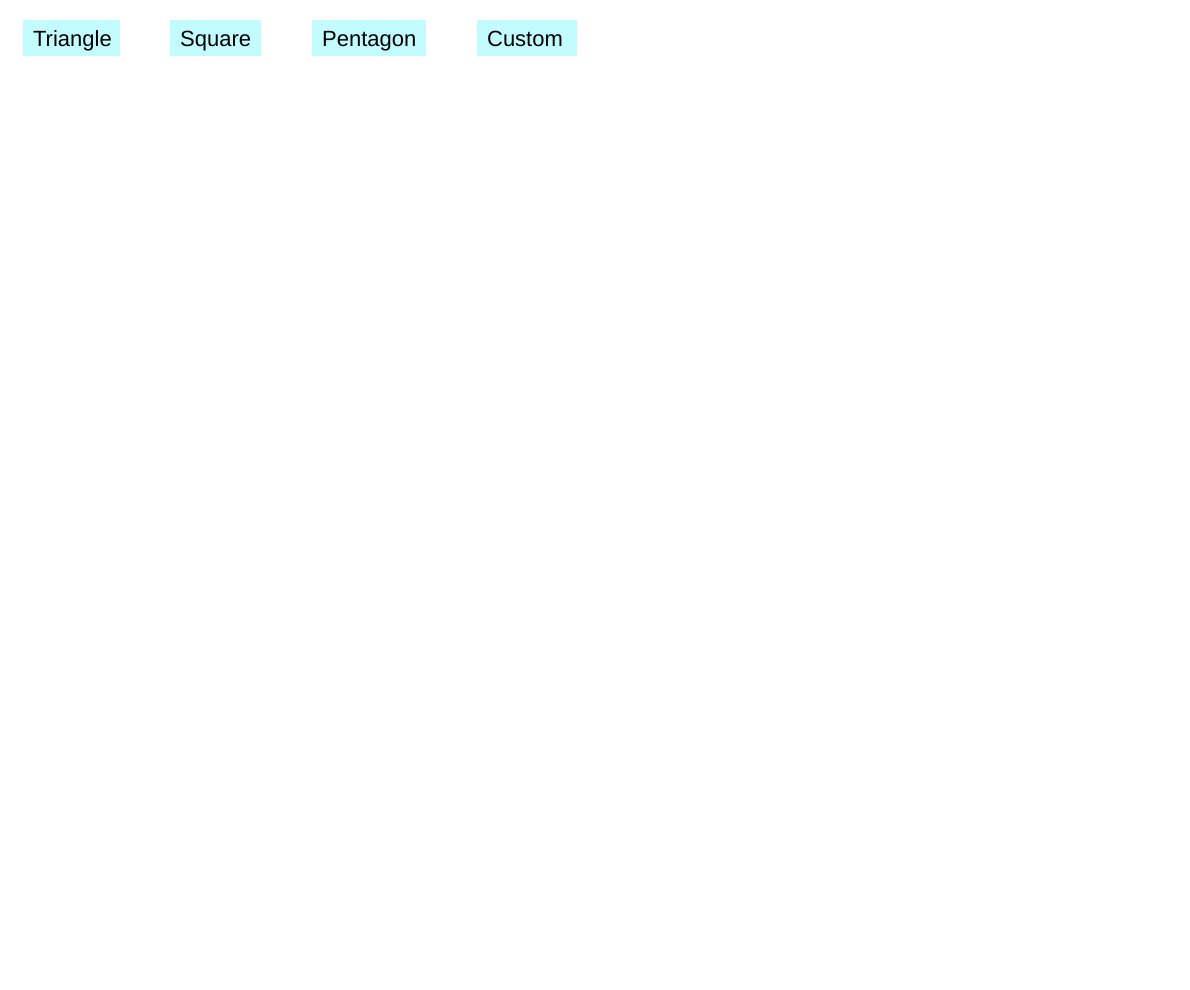
Frame 1 (no input)
Frame 60 (no input): identical to frame 1, image omitted
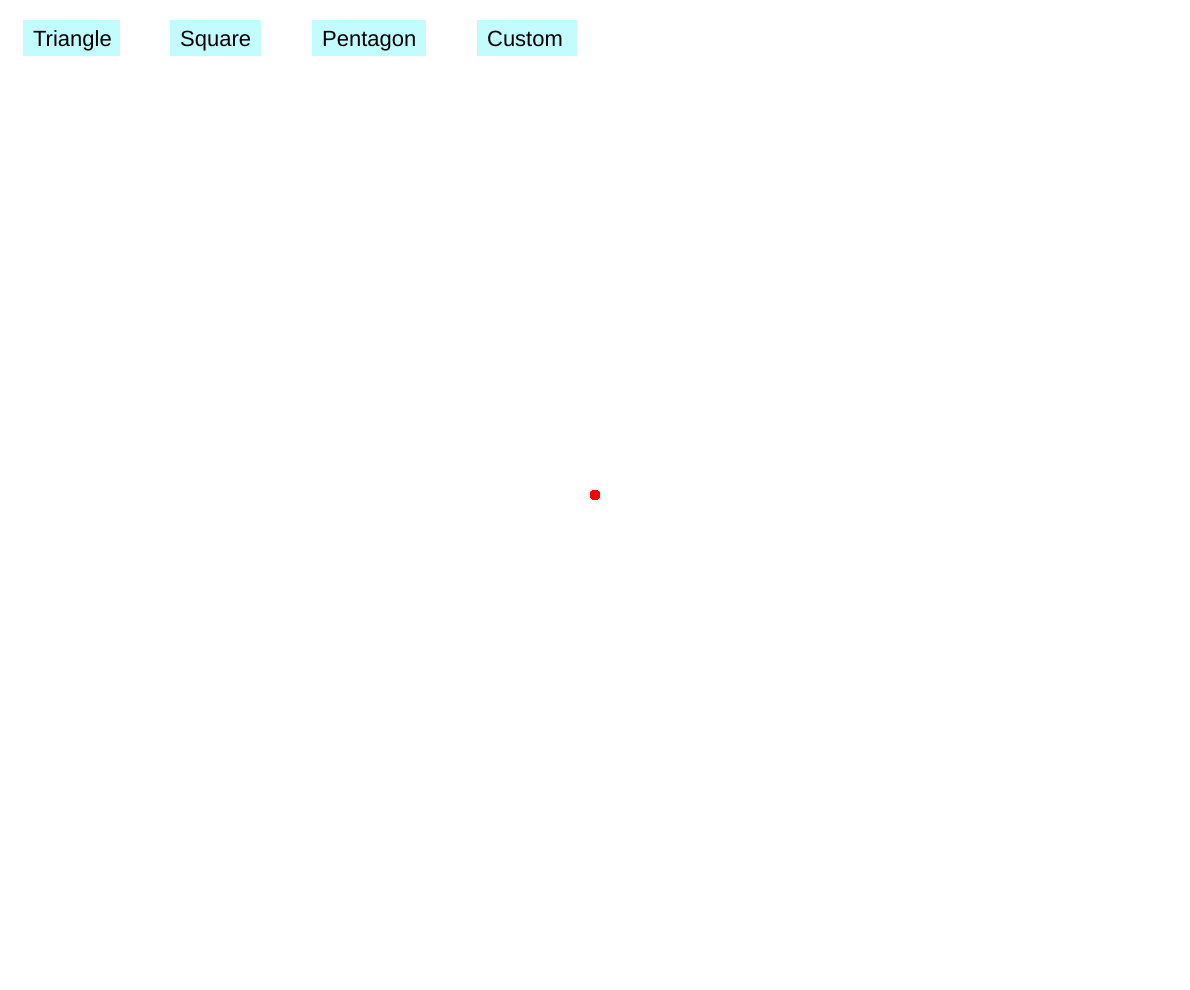
Frame 120 (the mouse pressed at the canvas centre since frame 60)

The p5.js sketch that drew these frames (run headless with seeded random() and noise() and a simulated clock; from frame 60 on, the mouse is pressed at the canvas centre):

// p5.js sketch
// ── sketch.js
/// <reference path="../../../../lib/p5.js/TSDef/p5.global-mode.d.ts" />

"use strict";

var DETAIL_LEVEL = 1000; // number of dots drawn (times 1000)
var DRAW_SPEED = 10000; // 10000 recommended
var DOT_SIZE = 1; // use higher values for low detail level
var MAX_ZOOM_LEVEL = 6;













var vertices = [];
var dots = [];
var maxDots = DETAIL_LEVEL*1000;
var newDotsPerFrame = DRAW_SPEED; //dots created per frame initially
var tracer;
var curr=0, prev=0, prev2=0;
var animate = false;


var bufferStart = 0;
var bufferSize = 5000; //dots drawn per frame (while zooming in)

var zoomLevel = 0;
var maxZoomLevel = MAX_ZOOM_LEVEL;
var zoomPoint;
var zoomChanged = false;

var shapePresets = [];
var windowDiagonal;


class Button {
  constructor(msg, x, y, w) {
    this.msg = msg;
    this.x = x;
    this.y = y;
    this.w = w;
    this.h = 36;
  }
  draw() {
    noStroke();
    fill(194, 252, 255);
    rect(this.x, this.y, this.w, this.h);
    fill(0);
    textSize(22);
    text(this.msg, this.x+10, this.y+26);
  }
  pressed() {
    if(mouseIsPressed && mouseX>this.x && mouseX<this.x+this.w && mouseY>this.y && mouseY<this.y+this.h)
      return true;
    else return false;
  }
}


function setup() {
  createCanvas(windowWidth-10, windowHeight-10);
  angleMode(DEGREES);
  frameRate(999)

  windowDiagonal = sqrt(pow(windowWidth, 2) + pow(windowHeight, 2));
  shapePresets = [
    new Button("Triangle", 23, 20, 97),
    new Button("Square", 170, 20, 91),
    new Button("Pentagon", 312, 20, 114),
    new Button("Custom", 477, 20, 100)
  ];
  tracer = createVector(300, 300);
  zoomPoint = createVector()
}

function drawPoint(vector) {
  point(vector.x, vector.y);
}


function draw() {
  // pick vertices
  if(!animate) {
    shapePresets.forEach(button => button.draw());
    // triangle
    if(shapePresets[0].pressed()) {
      vertices = [createVector(width/2, 100),
        createVector(width/2-(height-200)/sqrt(3), height-100),
        createVector(width/2+(height-200)/sqrt(3), height-100)];
      animate = true;
      background(255);
    }
    // square
    if(shapePresets[1].pressed()) {
      var size = (width < height) ? (width-200)/2 : (height-200)/2;
      vertices = [createVector(width/2-size, height/2-size),
        createVector(width/2+size, height/2-size),
        createVector(width/2+size, height/2+size),
        createVector(width/2-size, height/2+size)];
      animate = true;
      background(255);
    }
    // pentagon
    if(shapePresets[2].pressed()) {
      var apothem = height/2-50;
      vertices = [
        createVector(width/2, height/2-apothem),
        createVector(width/2+2*apothem*cos(54)*sin(54), height/2-(apothem-2*apothem*cos(54)*cos(54))),
        createVector(width/2+apothem*cos(54),  height/2+apothem*sin(54)),
        createVector(width/2-apothem*cos(54), height/2+apothem*sin(54)),
        createVector(width/2-2*apothem*cos(54)*sin(54), height/2-(apothem-2*apothem*cos(54)*cos(54)))];
      animate = true;
      background(255);
    }
    // custom shape
    if(shapePresets[3].pressed()) {
      animate = true;
      vertices.pop();
      background(255);
    }
  }

  // draw points
  else {
    stroke(0);
    strokeWeight(DOT_SIZE);
    
    // create new dots
    for(var i = 0; i < newDotsPerFrame && dots.length < maxDots; i++) {
      
      // pick new vertex
      prev2 = prev;
      prev = curr;
      curr = floor(random()*vertices.length);
      
      // RULES

      // don't pick the same vertex as the previous one
      while(curr === prev) {
        curr = floor(random()*vertices.length);
      }
      
      // don't pick either of the previous 2 vertices
      // while(curr === prev || curr === prev2) {
      //   curr = floor(random()*vertices.length);
      // }
      
      // next vertex cannot be one place away (anti-clockwise) from the previous
      // while(curr === (prev-1+vertices.length)%vertices.length) {
      //   curr = floor(random()*vertices.length);
      // }
      

      // move tracer and create new dot
      tracer.x = (tracer.x + vertices[curr].x)/2;
      tracer.y = (tracer.y + vertices[curr].y)/2;
      dots.push(tracer.copy());
    }
    
    
    // draw dots
    if(dots.length < maxDots || zoomChanged || bufferStart<maxDots) {
      if(zoomChanged) {
        background(255);
        bufferStart = 0;
      }
      if(!zoomLevel) {
        // draw most recently created batch of dots
        if(dots.length < maxDots) {
          for(var i=dots.length-newDotsPerFrame; i<dots.length; i++) {
            drawPoint(dots[i]);
          }
        }
        // redraw all dots
        else {
          // draw 1000 points every frame until done
          for(var i=bufferStart; i<bufferStart+bufferSize && i<dots.length; i++) {
            drawPoint(dots[i]);
          }
        }
      } else {
        // draw 1000 dots (scaled) every frame until done
        var dotScaled;
        for(var i=bufferStart; i<bufferStart+bufferSize && i<dots.length; i++) {
          // skip dots outside of view to save cpu
          if(p5.Vector.dist(dots[i], zoomPoint)>windowDiagonal/(zoomLevel+1)) {continue;}
          // calculate dots pos while zoomed in
          dotScaled = dots[i].copy();
          dotScaled.sub(zoomPoint);
          dotScaled.mult(0.7*pow(2, zoomLevel+1));
          dotScaled.add(zoomPoint);
          drawPoint(dotScaled);
        }
      }
      zoomChanged = false;
    }
    // println(dots.length);
  }

  fill(255, 0, 0);
  noStroke();
  for(var i=0; i < vertices.length && !zoomLevel; i++) {
    ellipse(vertices[i].x, vertices[i].y, 10, 10);
  }

  if(bufferStart < maxDots) {
    bufferStart += bufferSize;
  }

  fill(0, 255, 0);
  noStroke();
  var progress = (dots.length < maxDots) ? dots.length/maxDots : bufferStart/maxDots;
  rect(0, 0, progress*width, 15);
};


function mousePressed() {
  if(!animate) {
    vertices.push(createVector(mouseX, mouseY));
  }
  // do not allow zooming until all dots are created
  else if(dots.length >= maxDots) {
    if(!zoomLevel) {
      zoomPoint = createVector(mouseX, mouseY);
    }
    zoomLevel = (zoomLevel+1)%maxZoomLevel;
    zoomChanged = true;
  }
}
